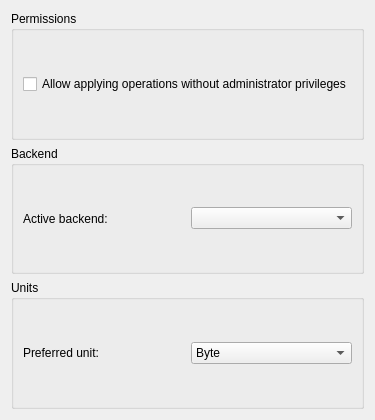
<?xml version="1.0" encoding="UTF-8"?>
<ui version="4.0">
 <class>ConfigurePageAdvanced</class>
 <widget class="QWidget" name="ConfigurePageAdvanced">
  <property name="geometry">
   <rect>
    <x>0</x>
    <y>0</y>
    <width>367</width>
    <height>420</height>
   </rect>
  </property>
  <layout class="QVBoxLayout" name="verticalLayout">
   <item>
    <widget class="QGroupBox" name="groupBox">
     <property name="sizePolicy">
      <sizepolicy hsizetype="Preferred" vsizetype="Preferred">
       <horstretch>0</horstretch>
       <verstretch>1</verstretch>
      </sizepolicy>
     </property>
     <property name="title">
      <string>Permissions</string>
     </property>
     <layout class="QGridLayout" name="gridLayout">
      <item row="0" column="0">
       <widget class="QCheckBox" name="kcfg_allowApplyOperationsAsNonRoot">
        <property name="sizePolicy">
         <sizepolicy hsizetype="Minimum" vsizetype="Fixed">
          <horstretch>0</horstretch>
          <verstretch>0</verstretch>
         </sizepolicy>
        </property>
        <property name="text">
         <string>Allow applying operations without administrator privileges</string>
        </property>
       </widget>
      </item>
     </layout>
    </widget>
   </item>
   <item>
    <widget class="QGroupBox" name="groupBox_5">
     <property name="sizePolicy">
      <sizepolicy hsizetype="Preferred" vsizetype="Preferred">
       <horstretch>0</horstretch>
       <verstretch>1</verstretch>
      </sizepolicy>
     </property>
     <property name="title">
      <string>Backend</string>
     </property>
     <layout class="QHBoxLayout" name="horizontalLayout_3">
      <item>
       <widget class="QLabel" name="label_4">
        <property name="text">
         <string>Active backend:</string>
        </property>
        <property name="buddy">
         <cstring>m_ComboBackend</cstring>
        </property>
       </widget>
      </item>
      <item>
       <widget class="KComboBox" name="m_ComboBackend"/>
      </item>
     </layout>
    </widget>
   </item>
   <item>
    <widget class="QGroupBox" name="groupBox_6">
     <property name="sizePolicy">
      <sizepolicy hsizetype="Preferred" vsizetype="Preferred">
       <horstretch>0</horstretch>
       <verstretch>1</verstretch>
      </sizepolicy>
     </property>
     <property name="title">
      <string>Units</string>
     </property>
     <layout class="QHBoxLayout" name="horizontalLayout_4">
      <item>
       <widget class="QLabel" name="label_5">
        <property name="text">
         <string>Preferred unit:</string>
        </property>
        <property name="buddy">
         <cstring>m_ComboBackend</cstring>
        </property>
       </widget>
      </item>
      <item>
       <widget class="KComboBox" name="kcfg_preferredUnit">
        <item>
         <property name="text">
          <string>Byte</string>
         </property>
        </item>
        <item>
         <property name="text">
          <string>KiB</string>
         </property>
        </item>
        <item>
         <property name="text">
          <string>MiB</string>
         </property>
        </item>
        <item>
         <property name="text">
          <string>GiB</string>
         </property>
        </item>
        <item>
         <property name="text">
          <string>TiB</string>
         </property>
        </item>
        <item>
         <property name="text">
          <string>PiB</string>
         </property>
        </item>
        <item>
         <property name="text">
          <string>EiB</string>
         </property>
        </item>
       </widget>
      </item>
     </layout>
    </widget>
   </item>
  </layout>
 </widget>
 <customwidgets>
  <customwidget>
   <class>KComboBox</class>
   <extends>QComboBox</extends>
   <header>kcombobox.h</header>
  </customwidget>
 </customwidgets>
 <connections/>
</ui>
